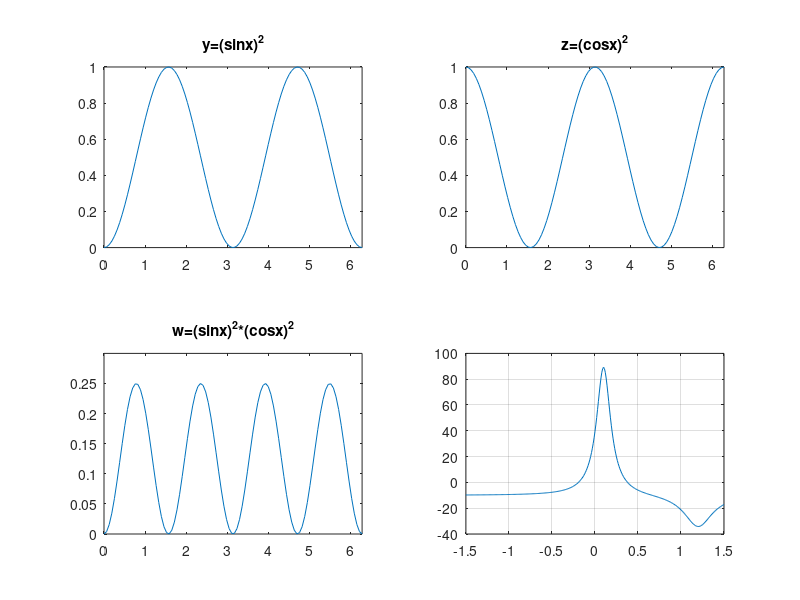

Here is the MATLAB script that generated this plot: (Note: this script raises an error after producing the figure.)
%Example 1.1
p1=[1 -10 35 -50 24] % Specify the coefficients of p1(x)
roots_p1=roots(p1) % Find the roots of p1(x)

%Example 1.2
p2=[1 -7 0 16 25 52]
roots_p2=roots(p2)

%Example 1.3
r3=[1 2 3 4] % Specify the roots of the polynomial
poly_r3=poly(r3) % Find the polynomial coefficients

%Example 1.4
r4=[-1 -2 -3 -4+5j -4-5j ]
poly_r4=poly(r4)

%Example 1.5
p5=[1 -3 0 5 -4 3 2]; % These are the coefficients
x=-3
val_x=polyval(p5, x) % Evaluate p5 at x=?3. No semicolon is used here

%conv(a,b) ? multiplies two polynomials a and b
%[q,r]=deconv(c,d) ?divides polynomial c by polynomial d and displays the quotient q and remain?der r.
%polyder(p) ? produces the coefficients of the derivative of a polynomial p. 

%Example 1.6
p1=[1 -3 0 5 7 9];
p2=[2 0 -8 0 4 10 12];
p1p2=conv(p1,p2) %multiply

%Example 1.7
p3=[1 0 -3 0 5 7 9]; p4=[2 -8 0 0 4 10 12]; 
[q,r]=deconv(p3,p4) %divide

%Example 1.8
p5=[2 0 -8 0 4 10 12];
der_p5=polyder(p5) %derivative


%Example 1.9
num=[1 -3 0 5 7 9]; den=[2 0 -8 0 4 10 12];
roots_num=roots(num), roots_den=roots(den)

%Example 1.10 - plot01
w=[300 400 500 600 700 800 900 1000 1100 1200 1300 1400.... % Use 4 periods to continue
1500 1600 1700 1800 1900 2000 2100 2200 2300 2400 2500.... 
2600 2700 2800 2900 3000]; 
z=[39.339 52.789 71.104 97.665 140.437 222.182 436.056.... 
1014.938 469.830 266.032 187.052 145.751 120.353 103.111.... 
90.603 81.088 73.588 67.513 62.481 58.240 54.611 51.468.... 
48.717 46.286 44.122 42.182 40.432 38.845];
plot(w,z)

%plot02 - used semilog scale
semilogx(w,z); grid; % Replaces the plot(w,z) command
title('Magnitude of Impedance vs. Radian Frequency');
xlabel('w in rads/sec'); ylabel('|Z| in Ohms')

%plot03
x=linspace(0, 2*pi, 60); % pi is a built?in function in MATLAB;
% we could have used x=0:0.02*pi:2*pi or x = (0: 0.02: 2)*pi instead;
y=sin(x); u=sin(x+2*pi/3); v=sin(x+4*pi/3); 
plot(x,y,x,u,x,v); % The x?axis must be specified for each function
grid on, box on, % turn grid and axes box on
text(0.75, 0.65, 'sin(x)'); text(2.85, 0.65, 'sin(x+2*pi/3)'); text(4.95, 0.65, 'sin(x+4*pi/3)')

%Example 1.11
x= -10: 0.5: 10; % Length of vector x 
y= x; % Length of vector y must be same as x
z= -2.*x.^3+x+3.*y.^2-1; % Vector z is function of both x and y* 
plot3(x,y,z); grid

%Example 1.12
[R,H]=meshgrid(0: 4, 0: 6); % Creates R and H matrices from vectors r and h
V=(pi .* R .^ 2 .* H) ./ 3; mesh(R, H, V)
xlabel('x?axis, radius r (meters)'); ylabel('y?axis, altitude h (meters)');
zlabel('z?axis, volume (cubic meters)'); title('Volume of Right Circular Cone'); box on

%Example 1.13
t=0: 0.01: 5; % Define t?axis in 0.01 increments
y=3 .* exp(-4 .* t) .* cos(5 .* t)-2 .* exp(-3 .* t) .* sin(2 .* t) + t .^2 ./ (t+1);
plot(t,y); grid; xlabel('t'); ylabel('y=f(t)'); title('Plot for Example 1.13')

%Example 1.14
x=linspace(0, 2*pi,100); % Interval with 100 data points
y=(sin(x) .^ 2); z=(cos(x) .^ 2); 
w=y .* z;
v=y ./ (z+eps); % add eps to avoid division by zero
subplot(221); % upper left of four subplots
plot(x,y); axis([0 2*pi 0 1]);
title('y=(sinx)^2');
subplot(222); % upper right of four subplots
plot(x,z); axis([0 2*pi 0 1]); 
title('z=(cosx)^2');
subplot(223); % lower left of four subplots
plot(x,w); axis([0 2*pi 0 0.3]);
title('w=(sinx)^2*(cosx)^2');
subplot(224); % lower right of four subplots
plot(x,v); axis([0 2*pi 0 400]);
title('v=(sinx)^2/(cosx)^2');

%Example 1.15
w=0: 1: 2000; % Define interval with one radian interval
z=(10+(10 .^ 4 -j .* 10 .^ 6 ./ (w+eps)) ./ (10 + j .* (0.1 .* w -10.^5./ (w+eps))));
%
% The first five statements (next two lines) compute and plot Re{z}
real_part=real(z); plot(w,real_part); grid;
xlabel('radian frequency w'); ylabel('Real part of Z');
%
% The next five statements (next two lines) compute and plot Im{z}
imag_part=imag(z); plot(w,imag_part); grid;
xlabel('radian frequency w'); ylabel('Imaginary part of Z');
%
% The last six statements (next six lines) below produce the polar plot of z
mag=abs(z);% Computes |Z|
rndz=round(abs(z));% Rounds |Z| to read polar plot easier
theta=angle(z);% Computes the phase angle of impedance Z
polar(theta,rndz);% Angle is the first argument
grid;
ylabel('Polar Plot of Z');

%Example 1.16
%
x=-1.5: 0.01: 1.5;
y=1./ ((x-0.1).^ 2 + 0.01) -1./ ((x-1.2).^ 2 + 0.04) -10;
plot(x,y); grid
%
fplot('funczero01', [-1.5 1.5]); grid
%
x1= fzero('funczero01', -0.2);
x2= fzero('funczero01', 0.3);
fprintf('The roots (zeros) of this function are r1= %3.4f', x1);
fprintf(' and r2= %3.4f \n', x2)
%
%syms x ymin zmin; 
ymin=1/((x-0.1)^2+0.01)-1/((x-1.2)^2+0.04)-10;....
zmin=diff(ymin)
solve(zmin)
%
x=-1.5:0.01:1.5; ymax=-1./((x-0.1).^2+0.01)+1./((x-1.2).^2+0.04)+10; plot(x,ymax); grid
%
%syms x ymax zmax; 
ymax=-(1/((x-0.1)^2+0.01)-1/((x-1.2)^2+0.04)-10); zmax=diff(ymax)
solve(zmax)

